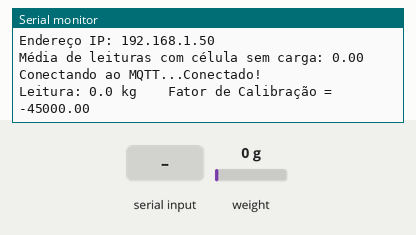
Simulated run of this sketch. Board: ESP32. Shown: the last lines printed to the serial monitor. The test bench sets the inputs (shaded band); at power-on: weight on the scale 0 g. WiFi joins after 1.5 s; servers stay silent unless stated; no MQTT or app messages arrive unless stated.

Above: at 4.7 s.
4.8 s: weight on the scale set to 100 g
At 5.3 s:
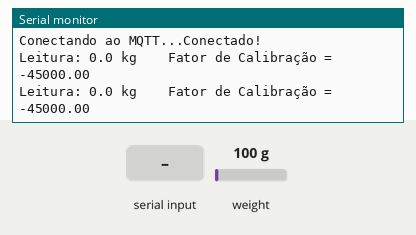
6.3 s: "x" received over Serial
7.8 s: "v" received over Serial
9.3 s: weight on the scale set to 1250 g
At 9.3 s:
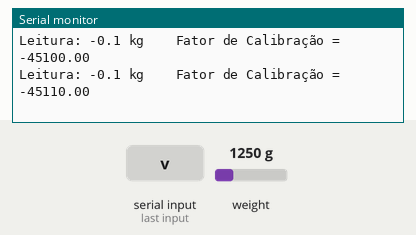
Timing chart, 0 to 11.8 s (numbered marks = the images above; inputs shaded):
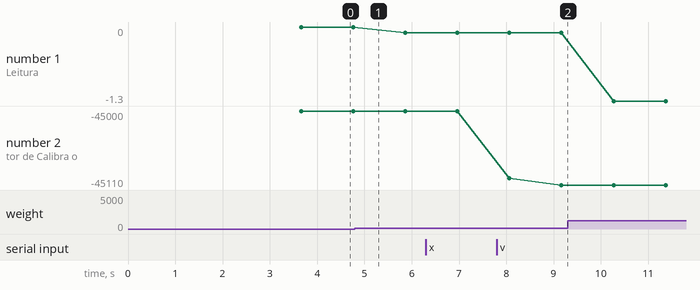

The sketch:

sketch_nov18a.ino
```cpp
#include <HX711.h>       // Biblioteca para a célula de carga
#include <WiFi.h>        // Biblioteca para conexão WiFi
#include <PubSubClient.h> // Biblioteca MQTT

// Configuração dos pinos para o módulo HX711
const int PINO_DT = 3;
const int PINO_SCK = 2;

const int TEMPO_ESPERA = 1000; // Tempo de espera entre leituras (ms)

// Variáveis WiFi e MQTT
const char* ssid = "SEU_SSID";          // Substitua pelo seu SSID WiFi
const char* password = "SUA_SENHA";    // Substitua pela sua senha WiFi
const char* mqtt_server = "BROKER_IP"; // Substitua pelo IP ou domínio do broker MQTT
const char* mqtt_topic = "balanca/peso"; // Tópico MQTT para publicar os dados

WiFiClient espClient;
PubSubClient client(espClient);

// Objeto da célula de carga
HX711 escala;

// Fator de calibração (ajuste conforme necessário)
float fator_calibracao = -45000.0;
char comando; // Comando para ajuste do fator de calibração

void setup() {
  Serial.begin(9600);
  Serial.println("Célula de carga - Calibração de Peso com MQTT");

  // Conexão WiFi
  connectWiFi();

  // Configuração do MQTT
  client.setServer(mqtt_server, 1883);

  // Inicialização da balança
  escala.begin(PINO_DT, PINO_SCK);
  float media_leitura = escala.read_average();
  Serial.print("Média de leituras com célula sem carga: ");
  Serial.println(media_leitura);
  escala.tare(); // Zera a escala
}

void loop() {
  // Verifica conexão com o MQTT e reconecta se necessário
  if (!client.connected()) {
    reconnectMQTT();
  }
  client.loop();

  escala.set_scale(fator_calibracao); // Ajusta o fator de calibração

  if (escala.is_ready()) {
    float peso = escala.get_units() * -1; // Leitura em kg
    Serial.print("Leitura: ");
    Serial.print(peso, 1);
    Serial.print(" kg \t Fator de Calibração = ");
    Serial.println(fator_calibracao);

    // Publica os dados no MQTT
    String payload = String(peso, 1) + " kg";
    client.publish(mqtt_topic, payload.c_str());

    // Ajuste fino do fator de calibração
    if (Serial.available()) {
      comando = Serial.read();
      switch (comando) {
        case 'x': fator_calibracao -= 100; break;
        case 'c': fator_calibracao += 100; break;
        case 'v': fator_calibracao -= 10; break;
        case 'b': fator_calibracao += 10; break;
        case 'n': fator_calibracao -= 1; break;
        case 'm': fator_calibracao += 1; break;
      }
    }
  } else {
    Serial.println("HX711 ocupado");
  }

  delay(TEMPO_ESPERA);
}

void connectWiFi() {
  Serial.print("Conectando ao WiFi...");
  WiFi.begin(ssid, password);
  while (WiFi.status() != WL_CONNECTED) {
    delay(500);
    Serial.print(".");
  }
  Serial.println("\nWiFi conectado!");
  Serial.print("Endereço IP: ");
  Serial.println(WiFi.localIP());
}

void reconnectMQTT() {
  while (!client.connected()) {
    Serial.print("Conectando ao MQTT...");
    if (client.connect("ArduinoClient")) {
      Serial.println("Conectado!");
    } else {
      Serial.print("Falha na conexão. Código: ");
      Serial.println(client.state());
      delay(2000);
    }
  }
}
```

Measured:
- plotted number 1: 0 → -0.1 after the input at 4.8 s, -0.1 → -1.3 after the input at 9.3 s
- plotted number 2: -45000 → -45110 after the input at 7.8 s
